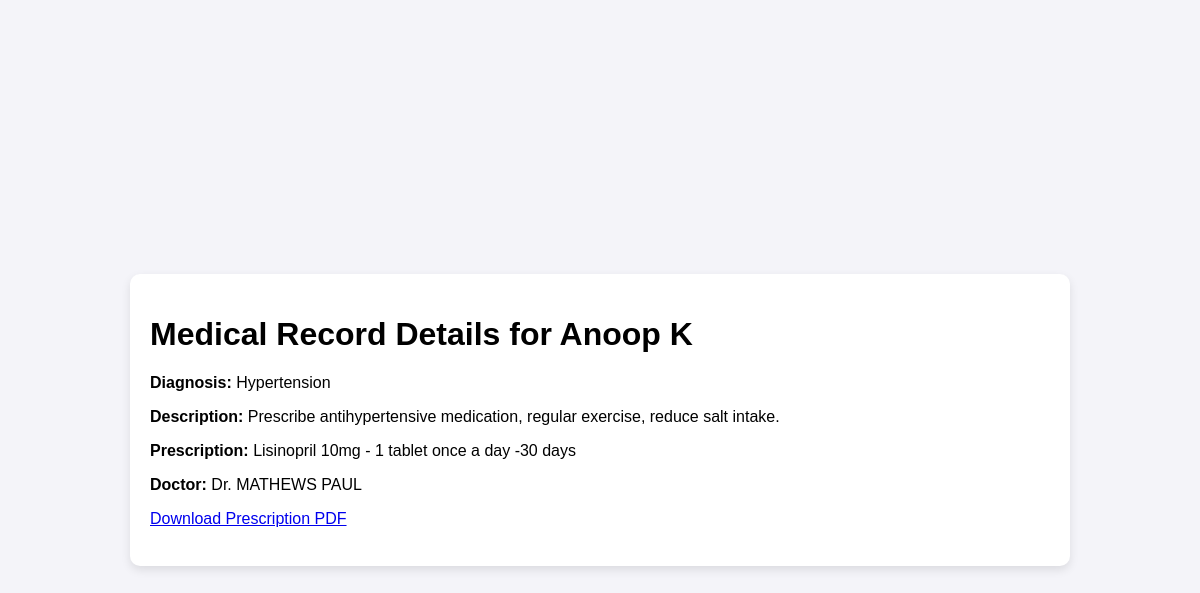
/view_medical_record/1/, run on the app's committed database.
### hmsapp/models.py (models this page shows, shortened)
class Patient(models.Model):
    GENDER_CHOICES = [
        ('male', 'Male'),
        ('female', 'Female'),
        ('other', 'Other'),
    ]
    user = models.OneToOneField(CustomUser, on_delete=models.CASCADE, null=True, blank=True)
    patient_pic = models.ImageField(upload_to='user/images/', null=True, blank=True)
    patient_name = models.CharField(max_length=200)
    mobile_number = models.CharField(max_length=15, validators=[phone_regex])
    email = models.EmailField(max_length=200)
    gender = models.CharField(max_length=100, choices=GENDER_CHOICES)
    address = models.TextField()
    dob = models.DateField(null=True, blank=True)
    patient_id = models.CharField(max_length=10, unique=True, null=True, blank=True)
    created_at = models.DateTimeField(auto_now_add=True)
    updated_at = models.DateTimeField(auto_now=True)

class MedicalRecord(models.Model):
    patient = models.ForeignKey('Patient', on_delete=models.CASCADE, related_name='medicalRecord')
    doctor = models.ForeignKey(Doctor, on_delete=models.SET_NULL, null=True, blank=True)
    diagnosis = models.CharField(max_length=255, blank=True, null=True)
    description = models.TextField(blank=True, null=True)
    prescription = models.TextField(blank=True, null=True)
    report_files = models.FileField(upload_to='medical_records/images', blank=True, null=True)
    created_at = models.DateTimeField(auto_now_add=True)
    updated_at = models.DateTimeField(auto_now=True)

class Doctor(models.Model):
    user = models.OneToOneField(CustomUser, on_delete=models.CASCADE, null=True, blank=True)
    doc_pic = models.ImageField(upload_to='doctor/images/',null=True, blank=True)
    doc_name = models.CharField(max_length=200)
    email = models.EmailField(max_length=200)
    mobile_number = models.CharField(max_length=15, validators=[phone_regex])
    qualification = models.CharField(max_length=200)
    specialization = models.CharField(max_length=200)
    department = models.ForeignKey(Department, on_delete=models.CASCADE)
    doctor_id = models.CharField(max_length=6, unique=True, null=True, blank=True)
    created_at = models.DateTimeField(auto_now_add=True)
    updated_at = models.DateTimeField(auto_now=True)

### hmsapp/views.py (the view)
# urls.py: path('view_medical_record/<int:medical_record_id>/', views.view_medical_record, name='view_medical_record'),
def view_medical_record(request, medical_record_id):
    medical_record = get_object_or_404(MedicalRecord, id=medical_record_id)
    patient = medical_record.patient
    doctor = medical_record.doctor
    return render(request, 'doctor/view_medical_record.html', {
        'medical_record': medical_record,
        'patient': patient,
        'doctor': doctor,
    })

### templates/doctor/view_medical_record.html (shortened to what this page needs)
<!DOCTYPE html>
{% load static %}
<html lang="en">
<head>
    <link rel="stylesheet" href="{% static 'css/custom_form.css' %}">
</head>
<body>
    <div class="container">
        <h1>Medical Record Details for {{ patient.patient_name }}</h1>
        <div class="details">
            {% if medical_record.diagnosis %}
                <p><strong>Diagnosis:</strong> {{ medical_record.diagnosis }}</p>
            {% endif %}
            {% if medical_record.description %}
                <p><strong>Description:</strong> {{ medical_record.description }}</p>
            {% endif %}
            {% if medical_record.prescription %}
                <p><strong>Prescription:</strong> {{ medical_record.prescription }}</p>
            {% endif %}
            {% if doctor %}
                <p><strong>Doctor:</strong> Dr. {{ doctor.doc_name }}</p>
            {% endif %}
        </div>
        <div class="actions">
            <a href="{% url 'generate_prescription_pdf' medical_record.id %}" class="btn primary">Download Prescription PDF</a>
        </div>
        <br>
    </div>
</body>
</html>

### static/css/custom_form.css (style rules this page uses)
body { font-family: Arial, sans-serif; margin: 0; padding: 10px; background-color: #f4f4f9; display: flex; justify-content: center; align-items: center; min-height: 100vh; }
.container { background-color: #fff; padding: 20px; border-radius: 10px; box-shadow: 0 4px 10px rgba(0, 0, 0, 0.1); width: 100%; max-width: 900px; margin-top: 20px; }

### data on the page
Patient: patient_name "Anoop K"
MedicalRecord: diagnosis "Hypertension", description "Prescribe antihypertensive medication, regular exercise, reduce salt intake.", prescription "Lisinopril 10mg - 1 tablet once a day -30 days"
Doctor: doc_name "MATHEWS PAUL"
